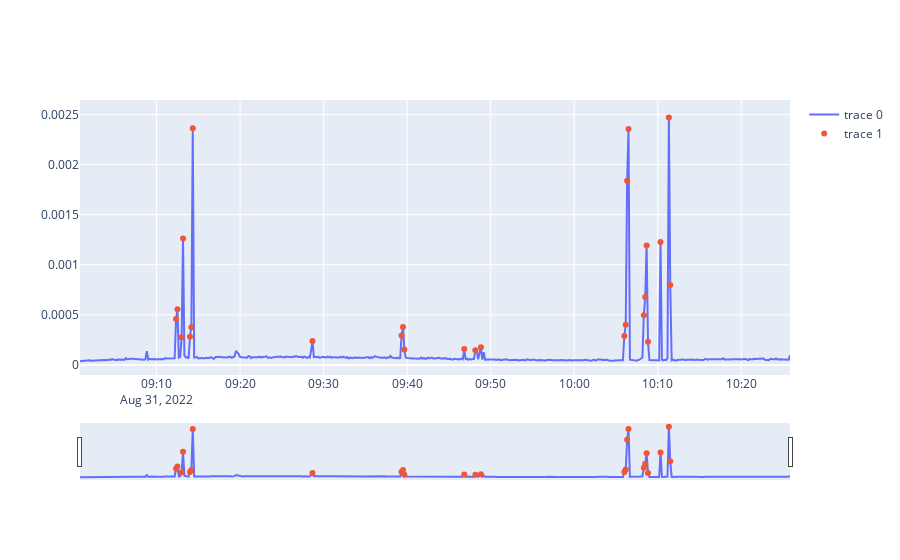

The notebook cell saved with this chart:
### Code cell
fig = go.Figure(data=go.Scatter(x=frame.Time,y=frame.obs))
fig.add_trace(go.Scatter(x=anamolous.Time,y=anamolous.obs,mode="markers"))
fig.update_layout(xaxis = dict(rangeslider=dict(visible=True)))

### Figure 1 — Plotly figure (JSON) as saved in the notebook; plotly's stock layout.template omitted (floating-point values rounded to 4 significant figures; data arrays with more than 128 entries replaced by an {"elided": "..."} marker saying what was removed)
{"data": [{"type": "scatter", "x": {"elided": "511 str values"}, "y": {"elided": "511 float values"}}, {"mode": "markers", "type": "scatter", "x": ["2022-08-31 09:12:20", "2022-08-31 09:12:30", "2022-08-31 09:13:00", "2022-08-31 09:13:10", "2022-08-31 09:14:00", "2022-08-31 09:14:10", "2022-08-31 09:14:20", "2022-08-31 09:28:40", "2022-08-31 09:39:20", "2022-08-31 09:39:30", "2022-08-31 09:39:40", "2022-08-31 09:46:50", "2022-08-31 09:48:10", "2022-08-31 09:48:50", "2022-08-31 10:06:00", "2022-08-31 10:06:10", "2022-08-31 10:06:20", "2022-08-31 10:06:30", "2022-08-31 10:08:20", "2022-08-31 10:08:30", "2022-08-31 10:08:40", "2022-08-31 10:08:50", "2022-08-31 10:10:20", "2022-08-31 10:11:20", "2022-08-31 10:11:30"], "y": [0.0004581, 0.0005545, 0.0002757, 0.001261, 0.0002815, 0.0003765, 0.002361, 0.0002378, 0.0002926, 0.000379, 0.0001533, 0.0001582, 0.0001463, 0.0001757, 0.0002886, 0.0004011, 0.001837, 0.002355, 0.000495, 0.0006776, 0.001191, 0.0002312, 0.001228, 0.00247, 0.0007975]}], "layout": {"xaxis": {"rangeslider": {"visible": true}}}}
